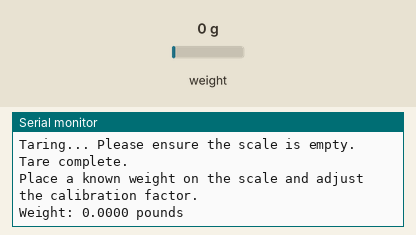
This sketch was run on a simulated Arduino Uno, built with avr-gcc and run on an emulated ATmega328P. Parts: the last lines printed to the serial monitor. The inputs (shaded band) are chosen by the test bench; at power-on: weight on the scale 0 g.

Above: at 4.2 s.
4.3 s: weight on the scale set to 100 g
At 6.1 s:
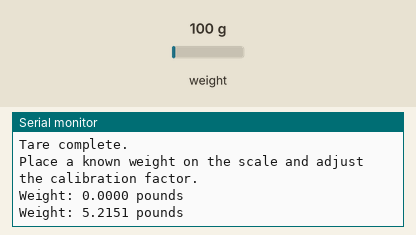
6.3 s: weight on the scale set to 1250 g
At 7.3 s:
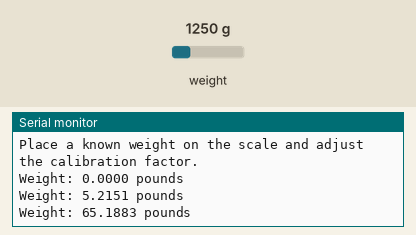
Timing chart, 0 to 9.3 s (numbered marks = the images above; inputs shaded):
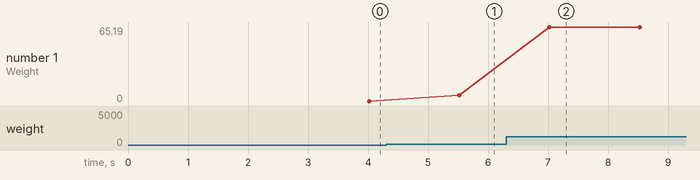

The sketch:

load_sensor.ino
```cpp
#include "HX711.h"

// Pin definitions for HX711
#define DT 2   // Data pin connected to HX711 DT
#define SCK 3  // Clock pin connected to HX711 SCK

HX711 scale;

// Calibration factor (this value needs to be calibrated)
float calibration_factor = -10000.0; // Adjust this value during calibration

void setup() {
  Serial.begin(9600);
  Serial.println("HX711 Calibration");

  // Initialize the HX711 scale
  scale.begin(DT, SCK);

  // Optional: Tare the scale to set the current weight as zero
  Serial.println("Taring... Please ensure the scale is empty.");
  scale.set_scale(); // Set scale to an initial default
  scale.tare();      // Reset the scale to zero
  Serial.println("Tare complete.");

  Serial.println("Place a known weight on the scale and adjust the calibration factor.");
  delay(2000);
}

void loop() {
  // Print the weight in pounds
  if (scale.is_ready()) {
    float weight = scale.get_units(10); // Average over 10 readings for stability
    float weight_pounds = weight / 8053.59237; // Convert grams to pounds
    Serial.print("Weight: ");
    Serial.print(weight_pounds, 4); // Print with 4 decimal places
    Serial.println(" pounds");
  } else {
    Serial.println("HX711 not found.");
  }
  delay(500);
}
```

Measured:
- after the input at 4.3 s, the serial monitor: prints a new line after 1.2 s (image 1)
- after the input at 6.3 s, the serial monitor: prints a new line after 0.72 s (image 2)
- plotted number 1: 0 → 5.22 after the input at 4.3 s, 5.22 → 65.19 after the input at 6.3 s
